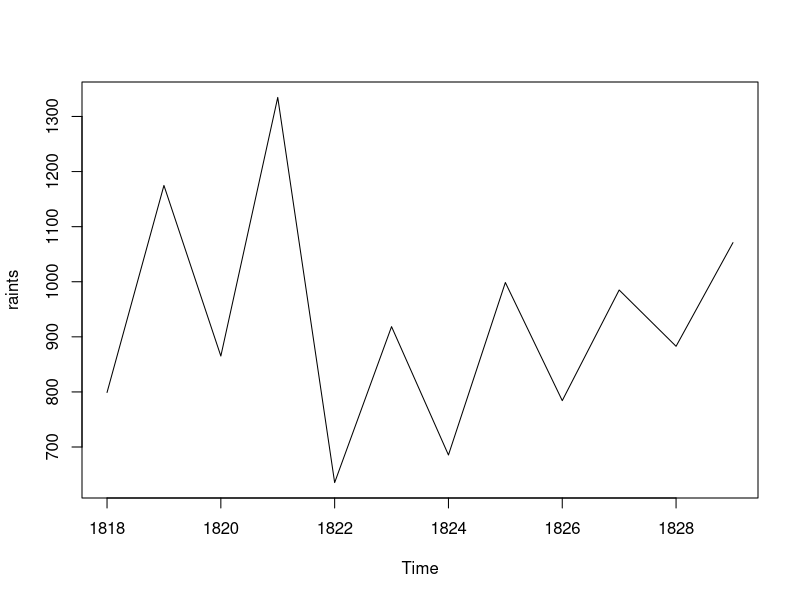
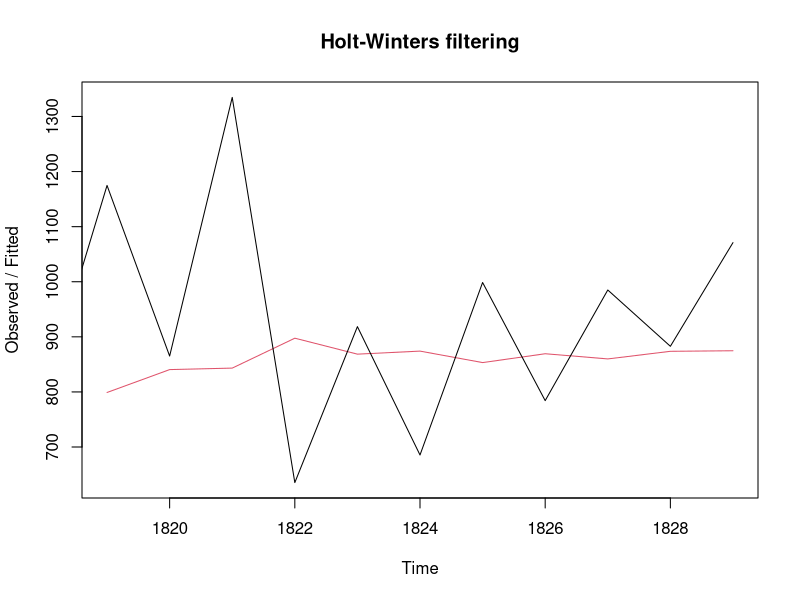

Here is the R script that generated these plots, in order:
#time series forecasting
#a
rain <- c(799,1174.8,865.1,1334.6,635.4,918.5,685.5,998.6,784.2,985,882.8,1071)
raints=ts(rain,start=c(1818))
plot(raints)

#b
rainforecast=HoltWinters(raints,beta=F,gamma=F)
rainforecast

#c
plot(rainforecast)
names(rainforecast)